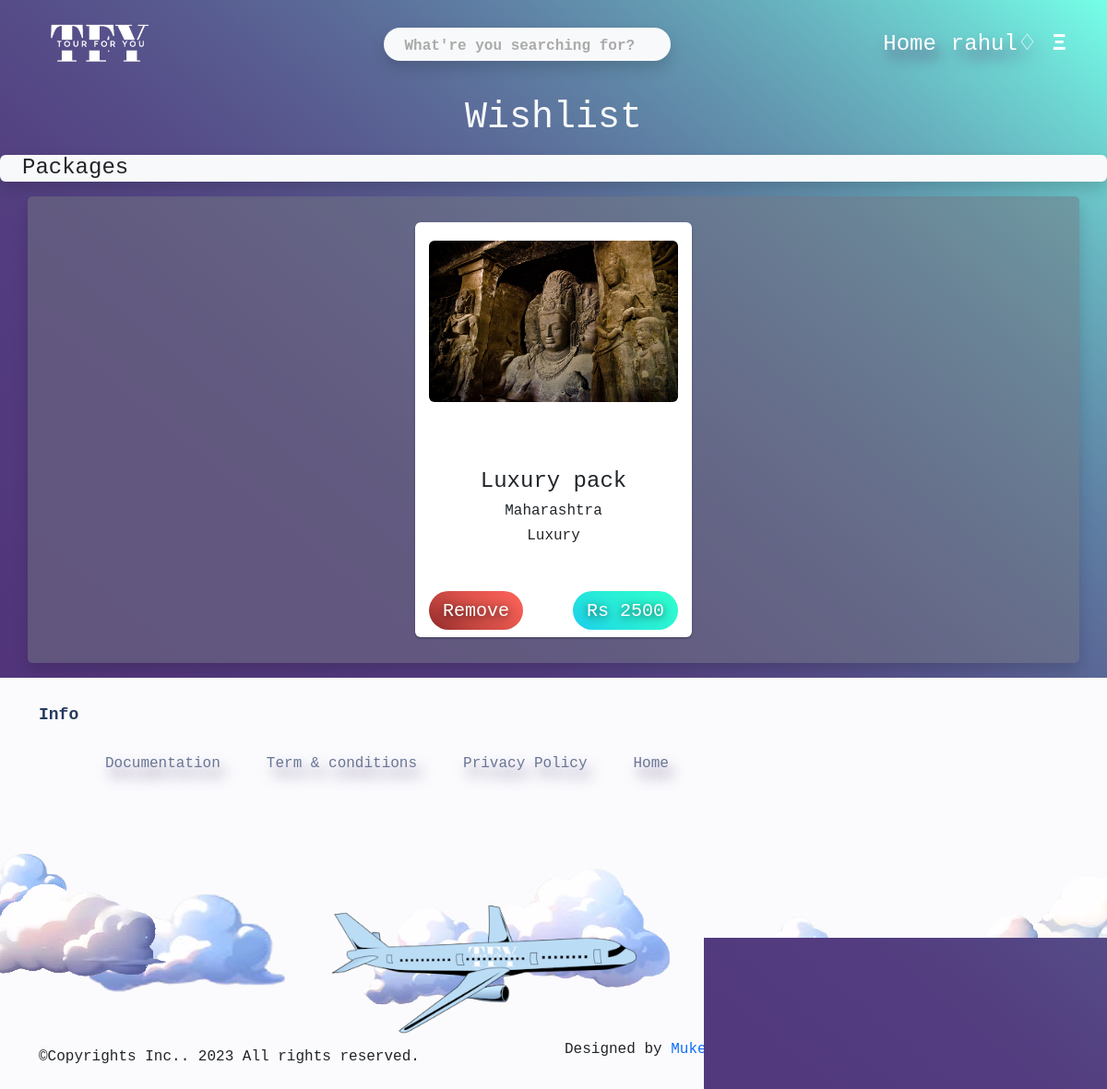
The page /wishlist (signed in) on the database its author committed.
### mainapp/models.py (models this page shows, shortened)
class User(AbstractUser):
    email = models.EmailField(unique=True)
    is_mainadmin = models.BooleanField(default=False)
    is_tourist= models.BooleanField(default=False)

class WishList(models.Model):
    user = models.ForeignKey(User, on_delete=models.CASCADE)
    w_pack = models.ForeignKey(Packages, on_delete=models.CASCADE)

class Packages(models.Model):
    tourplace= models.ForeignKey(TourPlaces, on_delete=models.CASCADE)
    pack_name = models.CharField(max_length=200, null=False, blank=False)
    pack_facility = models.CharField(max_length=1000, null=False, blank=False)
    pack_member = models.IntegerField()
    start_date = models.DateField(null=True)
    end_date = models.DateField(null=True)
    quality = models.ForeignKey(Quality, on_delete=models.SET_NULL,null=True)
    pack_price = models.IntegerField()

class TourPlaces(models.Model):
    state = models.ForeignKey(States, on_delete=models.SET_NULL,null=True)
    description = models.CharField(max_length=1000, null=False, blank=False)
    placeImage = models.ImageField(null=False, blank=False, upload_to='places/')
    tour_active = models.BooleanField(default=False)
    def __str__(self):
        return self.state.s_name

class States(models.Model):
    s_name = models.CharField(max_length=50)

class Quality(models.Model):
    q_name = models.CharField(max_length=50)
    def __str__(self):
        return self.q_name

### mainapp/views.py (the view)
# urls.py: path('wishlist',login_required(views.Wishlistpage.as_view()) ,name='wishlist'),
class Wishlistpage(View):
    def get(self, request):
        w_user = request.user
        pack = WishList.objects.filter(user=w_user)
        return render(request,'wishlist.html',{'pack':pack})

### templates/wishlist.html (shortened to what this page needs)
{% extends 'base.html' %}
{% load static %}
{% block content %}
<div class="text-center">
    <h1 class="text-light">
        Wishlist
    </h1>
</div>
    {% if pack %}
    <p class="bg-light rounded text-dark ps-4 my-3 shadow h4">Packages</p>
    <div class="card-bg container  py-2 state-tours shadow  mb-3">
        {% for i in pack %}
        <div class="pack-card">
            <div class="pack-img"><a href="{% url 'packageview' i.w_pack.id %}"><img src="{{ i.w_pack.tourplace.placeImage.url }}"
                        alt="" class="" /></a></div>
            <div class="title text-center">
                <h4>{{i.w_pack.pack_name}}</h4>
                <h6>{{i.w_pack.tourplace}}</h6>
                <h6>{{i.w_pack.quality}}</h6>
            </div>
            <div class="remove-btn">
                <a href="{% url 'removewish' i.id %}">
                    <h5>Remove</h5>
                </a>
            </div>
            <div class="price">
                <a href="{% url 'packageview' i.id %}">
                    <h5><span>Rs </span>{{i.w_pack.pack_price}}</h5>
                </a>
            </div>
        </div>
        {% endfor %}
    </div>
    {% else %}
    <div class="text-center mb-5 mt-3 ">
        <h4 class="text-light no-data">
            No pakcages are added to wishlist
        </h4>
    </div>
    {% endif %}
{% endblock %}

### templates/navbar.html (shortened to what this page needs)
{% load static %}
<nav class="navbar navbar-expand-lg px-4 h4">
  <div class="container-fluid">
    <a class="navbar-brand" href="{% url 'home' %}">
      <img src="{% static 'img/brand.png' %}" alt="" srcset="" height="50px">
    </a>
    <form action="{% url 'search' %}" method="get" class="d-lg-flex mx-lg-auto my-2 my-lg-0">
      <input type="search" name="q" placeholder="What're you searching for?"
        class="navsearch bg-light rounded-pill p-1 shadow">
    </form>
    <div class="navcon text-center">
      <ul class="navbar-nav flex-lg-row justify-content-lg-end align-items-center">
        <li class="nav-item"><a class="nav-link" href="{% url 'home' %}">Home</a></li>
        {% if user.is_authenticated == True %}
          <li class="nav-item dropdown">
            <a class="nav-link " href="#" id="navbarDropdown" role="button" data-toggle="dropdown"
              aria-haspopup="true" aria-expanded="false">{{user.first_name}}&#9826;</a>
          </li>
        {% endif %}
        <li class="nav-item">
          <span style="font-size:26px;cursor:pointer;" onclick="openNav()" class="sidebtn rounded px-2">&#926;</span>
        </li>
      </ul>
    </div>
  </div>
</nav>

### static/css/main.css (style rules this page uses)
* { font-family: monospace, 'Courier New', Courier; }
body { width: 100%; height: 100%; margin: 0px; padding: 0px; overflow-x: hidden; background-image: linear-gradient(40deg, #502d77, 80%, rgb(117, 255, 232)); background-repeat: no-repeat; background-size: cover; background-attachment: fixed; }
.navcon a { color: #fff; font-weight: 500; text-shadow: #624d7a 5px 10px 15px; }
.navbar-brand img { height: 70px; }
* { -webkit-box-sizing: border-box; box-sizing: border-box; }
input, button { border: none; background: none; outline: 0; }
.navsearch::placeholder { color: #aaa; padding-left: 18px; font-weight: 600; font-size: 16px; }
.navsearch { caret-color: rgb(90, 61, 172); color: rgb(50, 31, 71); }
.card-bg { background-color: rgba(114, 119, 128, 0.5); border-radius: 5px; }
.sidebtn { color: white; display: block; font-weight: 700; }
.state-tours { margin: 10px; display: block; display: flex; justify-content: space-between; flex-direction: row; flex-wrap: wrap; padding: 1px; overflow: hidden; }
.state-tours a { text-decoration: none; }
.pack-card { width: 300px; height: 450px; background: #fff; padding: 15px; border-radius: 6px; box-shadow: 0 1px 3px rgba(0, 0, 0, 0.12), 0 1px 2px rgba(0, 0, 0, 0.24); position: relative; margin: 20px auto; }
.pack-img { position: absolute; top: 5px; left: 50%; transform: translate(-50%); -webkit-transform: translate(-50%); -ms-transform: translate(-50%); -moz-transform: translate(-50%); -o-transform: translate(-50%); -khtml-transform: translate(-50%); width: 100%; padding: 15px 15px 0px 15px; transition: all 0.2s ease-in-out; }
.pack-img img { width: 100%; transition: all 0.2s ease-in-out; border-radius: 6px; }
.pack-card .title { position: relative; top: 60%; font-size: .9rem; font-weight: 400; }
.pack-card .price a { text-decoration: none; color: rgb(255, 255, 255); }
.pack-card .price { position: relative; padding-top: 10px; padding-left: 15px; padding-right: 15px; top: 70%; color: rgb(255, 255, 255); border-radius: 50px; text-shadow: rgba(0, 0, 0, 0.692) 0px 2px 10px; background-image: linear-gradient(40deg, rgb(21, 186, 252), 20%, rgb(47, 255, 203)); font-size: 20px; font-weight: 700; float: right; }
.pack-card .remove-btn a { text-decoration: none; color: rgb(255, 255, 255); }
.pack-card .remove-btn { position: relative; padding-top: 10px; padding-left: 15px; padding-right: 15px; top: 70%; color: rgb(255, 255, 255); border-radius: 50px; text-shadow: rgba(0, 0, 0, 0.692) 0px 2px 10px; background-image: linear-gradient(40deg, rgb(97, 18, 22), 20%, rgba(255, 68, 55, 0.829)); font-size: 20px; font-weight: 700; float: left; }

### rows shown on the page
User: first_name "rahul"
WishList: w_pack.tourplace.placeImage (picture), w_pack.pack_name "Luxury pack", w_pack.tourplace "Maharashtra", w_pack.quality "Luxury", w_pack.pack_price "2500"
